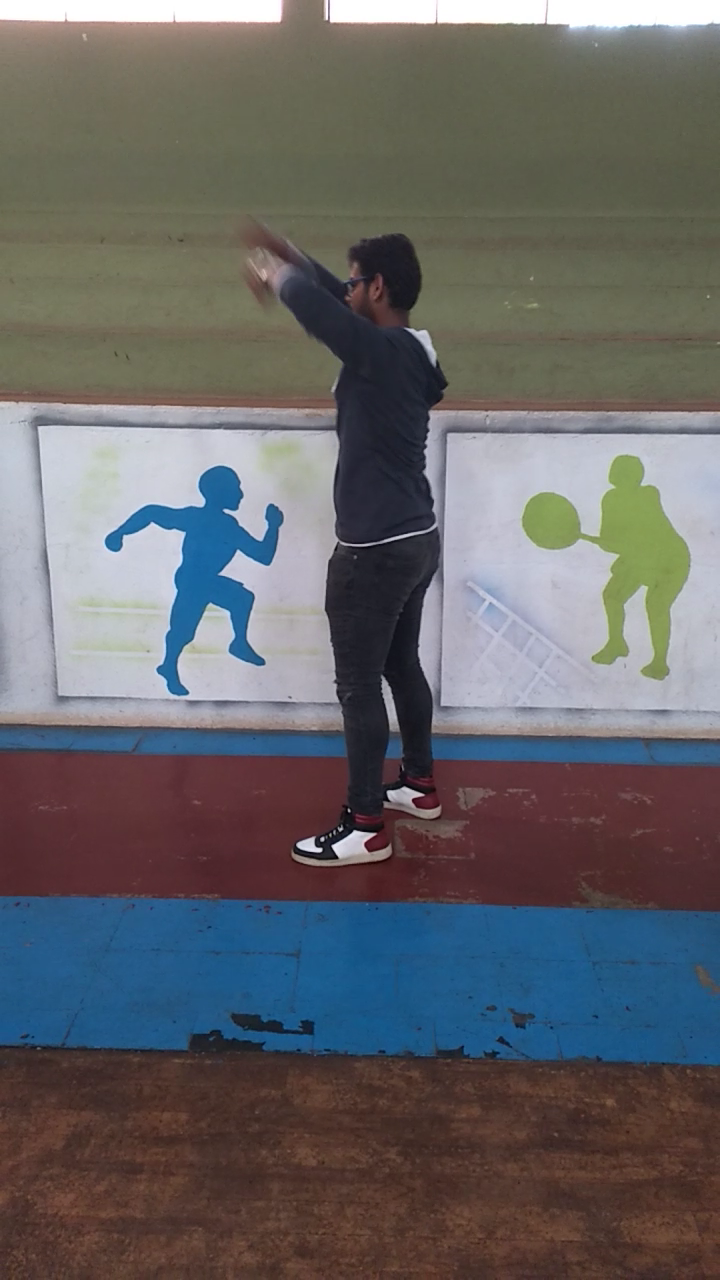
#> input picture frame 4 of utils/Save/punching18.mp4, 720 x 1280 px
$ jupyter execute flip_video.ipynb
#> lines starting #> are read from the running program, lines starting #| are printed output that depends on the picture
[cell 1]
import cv2 as cv
import os

def flip_video_horizontally(input_path, output_path=None):
    """
    Horizontally flips a video and saves the result to disk.

    Parameters:
        input_path (str): Path to the original video (.mp4, .avi, etc.)
        output_path (str): Optional. If None, appends '_flipped' to the input filename.

    Returns:
        output_path (str): Path to the flipped video file
    """
#> called with input_path = 'Save/punching18.mp4'
    # Open video for reading
    cap = cv.VideoCapture(input_path)
    if not cap.isOpened():
        print(f"❌ Failed to open video: {input_path}")
        return None

    # Get video metadata
    width  = int(cap.get(cv.CAP_PROP_FRAME_WIDTH))
    height = int(cap.get(cv.CAP_PROP_FRAME_HEIGHT))
    fps    = cap.get(cv.CAP_PROP_FPS)
    fourcc = cv.VideoWriter_fourcc(*'XVID')  # or use 'mp4v' for .mp4 output

    # Define output path
    if output_path is None:
        base, ext = os.path.splitext(input_path)
        output_path = base + "_flipped" + ext

    # Create output video writer
    out = cv.VideoWriter(output_path, fourcc, fps, (width, height))

    while True:
        ret, frame = cap.read()
#> frame is the input picture: shape (1280, 720, 3); mean B, G, R 102.9, 100.9, 101.7
        if not ret:
            break

        flipped = cv.flip(frame, -1)  # 1 = horizontal flip
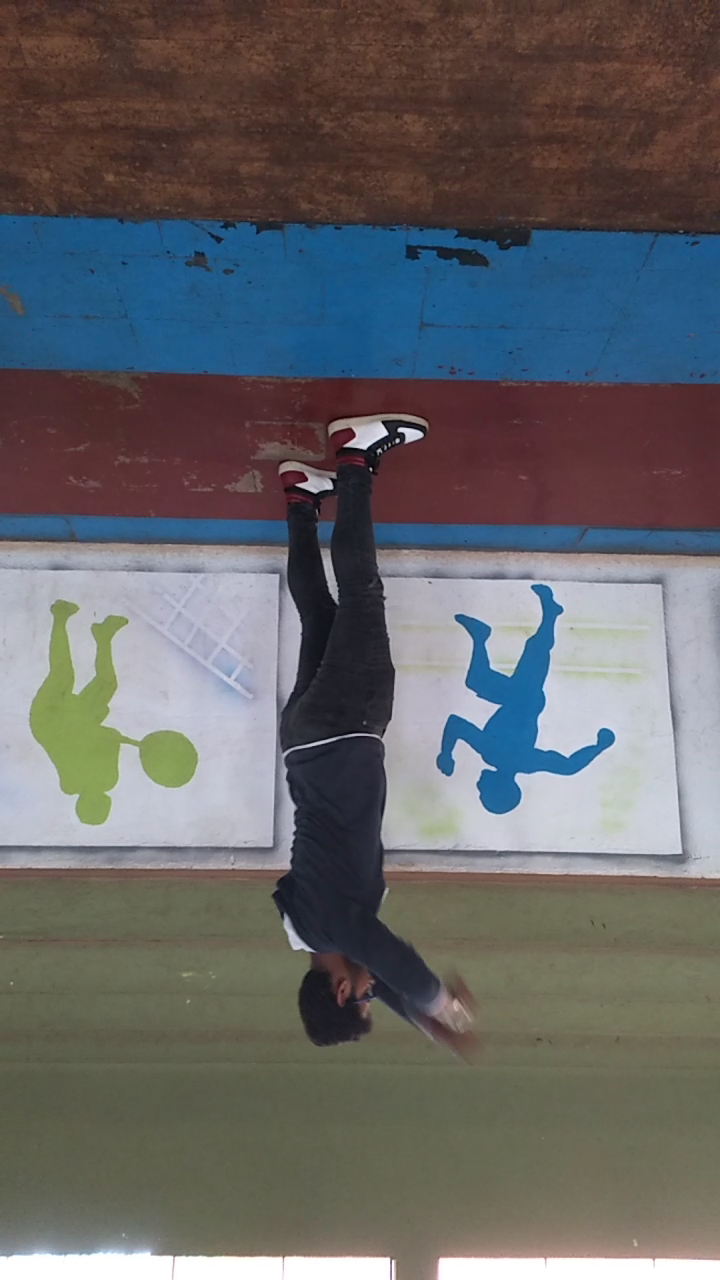
#> flipped: shape (1280, 720, 3); mean B, G, R 102.9, 100.9, 101.7
        out.write(flipped)

    cap.release()
    out.release()
    print(f"✅ Saved flipped video to: {output_path}")
    return output_path

# flip single video
# flip_video_horizontally("Single_person_violent/Kicking/kick1.avi")


#? Flip all videos
import glob

def augment_class_videos_by_flipping(class_dir):
    video_paths = glob.glob(os.path.join(class_dir, "*.mp4")) + glob.glob(os.path.join(class_dir, "*.avi"))

    for path in video_paths:
        flip_video_horizontally(path)

class_dir = "Save"
augment_class_videos_by_flipping(class_dir)


$ run again, starting later in the video
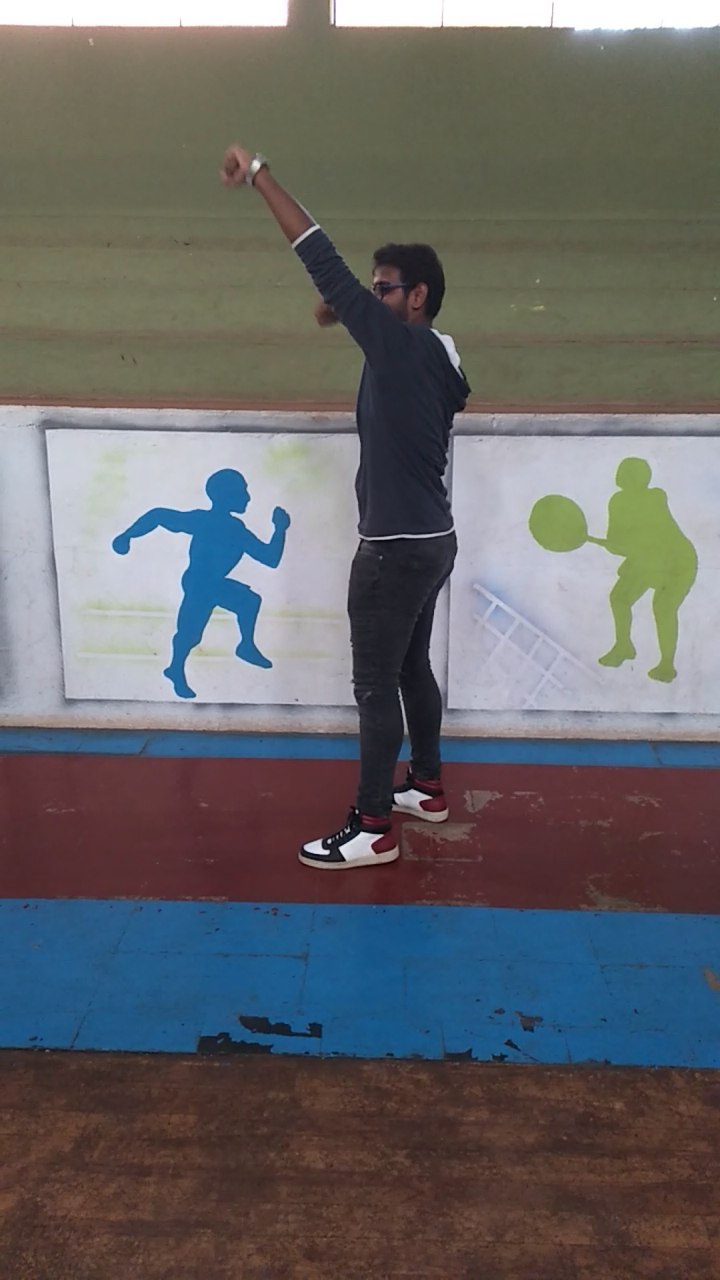
#> input picture frame 19 of utils/Save/punching18.mp4, 720 x 1280 px
#> in flip_video_horizontally, frame is the input picture: shape (1280, 720, 3); mean B, G, R 103.5, 101.6, 102.4
#> in flip_video_horizontally, `flipped = cv.flip(frame, -1)`:
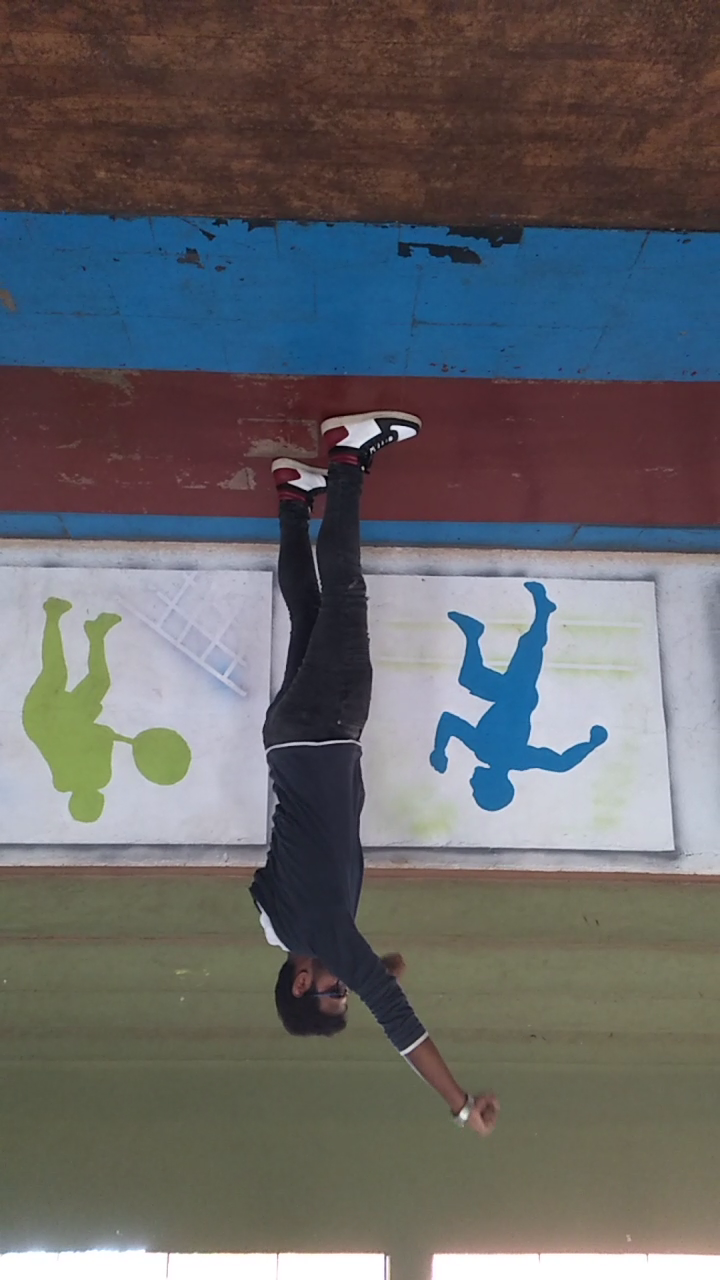
#> flipped: shape (1280, 720, 3); mean B, G, R 103.5, 101.6, 102.4

$ run again, starting later in the video
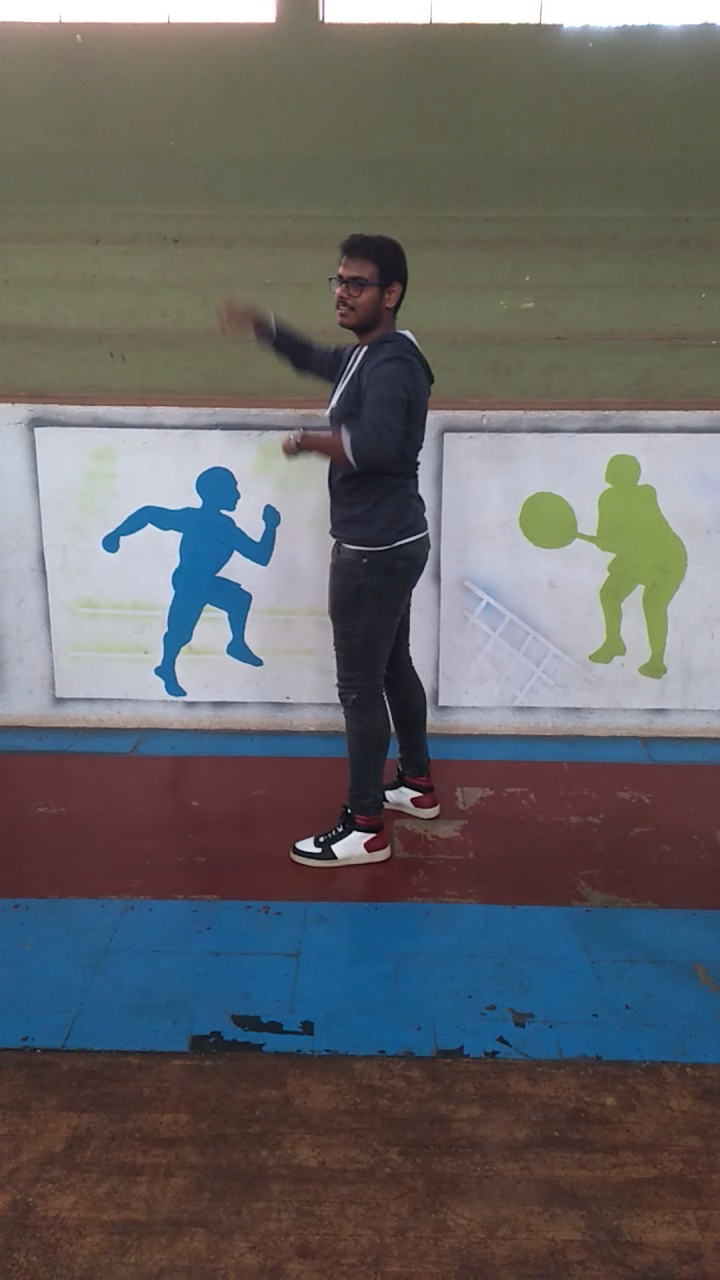
#> input picture frame 34 of utils/Save/punching18.mp4, 720 x 1280 px
#> in flip_video_horizontally, frame is the input picture: shape (1280, 720, 3); mean B, G, R 103, 101.2, 102.2
#> in flip_video_horizontally, `flipped = cv.flip(frame, -1)`:
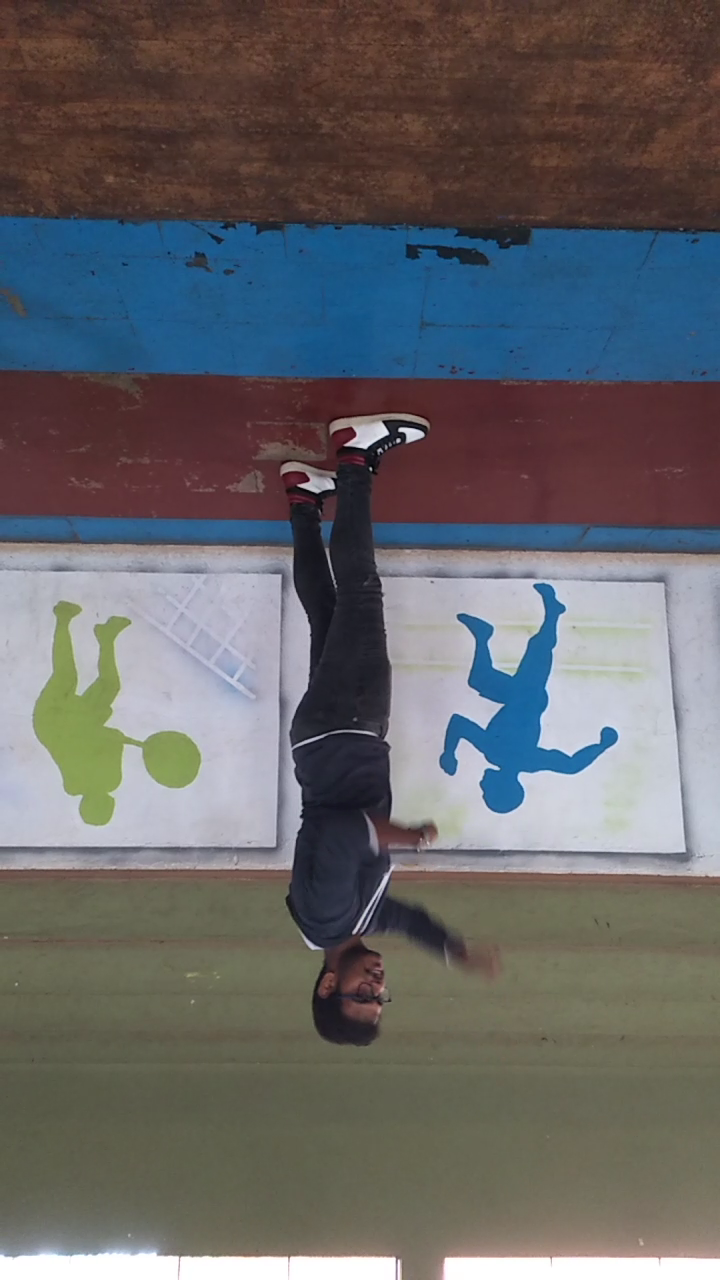
#> flipped: shape (1280, 720, 3); mean B, G, R 103, 101.2, 102.2
